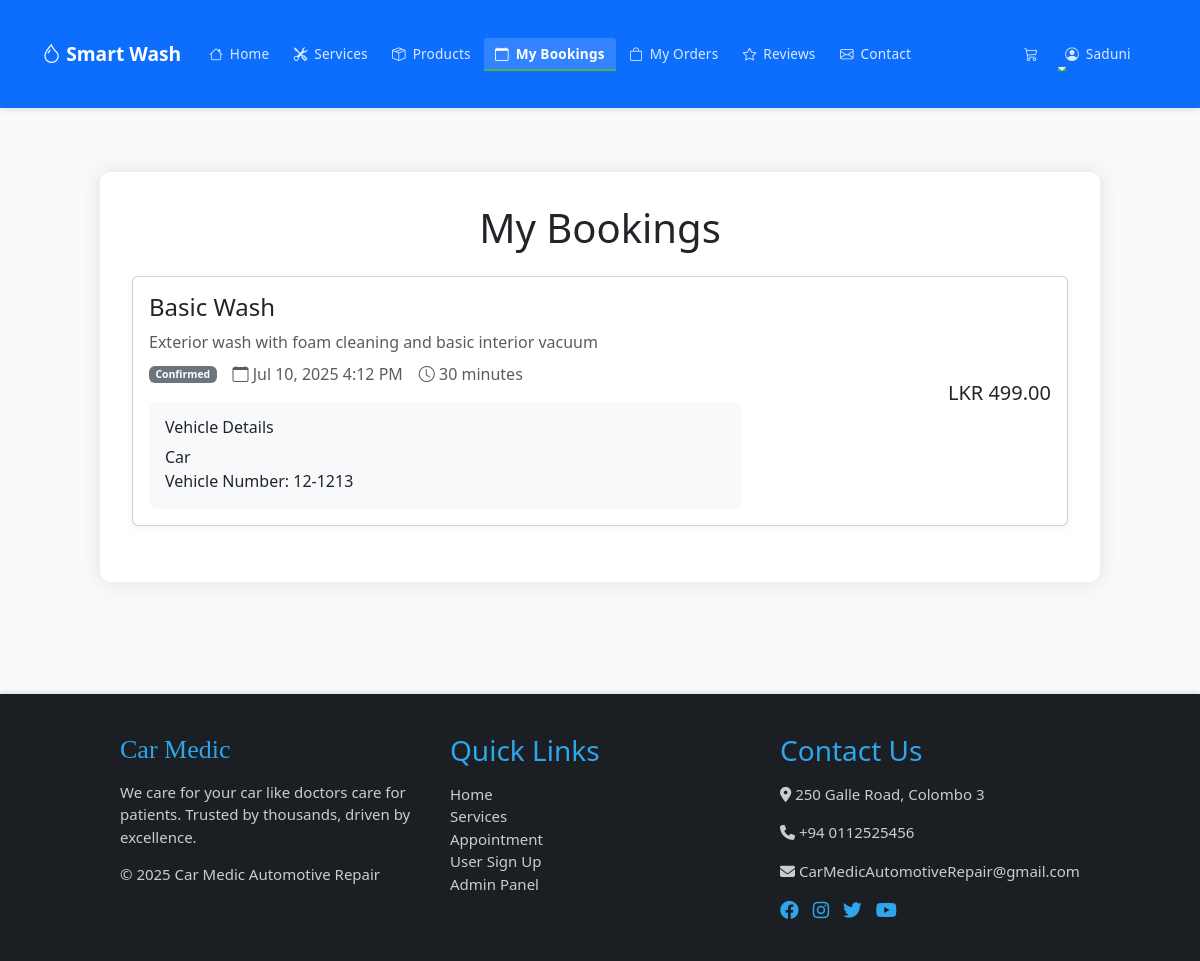
Page /customer/bookings.php (signed in) on the committed database.
### tables this page shows
CREATE TABLE `bookings` (
  `id` int(11) NOT NULL,
  `customer_id` int(11) NOT NULL,
  `service_id` int(11) NOT NULL,
  `amount` decimal(10,2) NOT NULL,
  `staff_id` int(11) DEFAULT NULL,
  `booking_date` date NOT NULL,
  `booking_time` time NOT NULL,
  `vehicle_type` enum('car','suv','van','bike') NOT NULL,
  `vehicle_number` varchar(20) NOT NULL,
  `status` enum('pending','confirmed','in_progress','completed','cancelled') DEFAULT 'pending',
  `payment_status` enum('pending','paid','cancelled') DEFAULT 'pending',
  `payment_method` enum('cash','card','upi') DEFAULT 'cash',
  `amount_paid` decimal(10,2) DEFAULT NULL,
  `payment_date` timestamp NULL DEFAULT NULL,
  `notes` text DEFAULT NULL,
  `completed_at` timestamp NULL DEFAULT NULL,
  `created_at` timestamp NOT NULL DEFAULT current_timestamp(),
  `updated_at` timestamp NOT NULL DEFAULT current_timestamp() ON UPDATE current_timestamp()
);

CREATE TABLE `services` (
  `id` int(11) NOT NULL,
  `name` varchar(255) NOT NULL,
  `description` text DEFAULT NULL,
  `price` decimal(10,2) NOT NULL,
  `duration` int(11) NOT NULL COMMENT 'Duration in minutes',
  `vehicle_types` longtext DEFAULT NULL COMMENT 'Array of supported vehicle types' CHECK (json_valid(`vehicle_types`)),
  `status` enum('active','inactive') DEFAULT 'active',
  `image_url` varchar(255) DEFAULT NULL,
  `created_at` timestamp NOT NULL DEFAULT current_timestamp(),
  `updated_at` timestamp NOT NULL DEFAULT current_timestamp() ON UPDATE current_timestamp()
);

### customer/bookings.php (the view, shortened to what this page needs)
<?php
$bookings = array();
try {
    $db = new Database();
    $conn = $db->getConnection();
    $stmt = $conn->prepare("
        SELECT
            b.*,
            s.name as service_name,
            s.description as service_description,
            s.duration as service_duration
        FROM bookings b
        LEFT JOIN services s ON b.service_id = s.id
        WHERE b.customer_id = ?
        ORDER BY b.booking_date DESC, b.booking_time DESC
    ");
    $stmt->bind_param("i", $_SESSION['customer_id']);
    $stmt->execute();
    $result = $stmt->get_result();
    while ($booking = $result->fetch_assoc()) {
        $bookings[] = $booking;
    }
} catch (Exception $e) {
    error_log("Bookings error: " . $e->getMessage());
    $error = "An error occurred while fetching your bookings.";
}
function getStatusBadgeClass($status) {
    switch ($status) {
        default:
            return 'bg-secondary';
    }
}
?>
<!DOCTYPE html>
<html lang="en">
<head>
    <link href="https://cdn.jsdelivr.net/npm/bootstrap@5.3.0/dist/css/bootstrap.min.css" rel="stylesheet">
    <link href="https://cdn.jsdelivr.net/npm/bootstrap-icons@1.10.0/font/bootstrap-icons.css" rel="stylesheet">
    <link rel="stylesheet" href="https://cdnjs.cloudflare.com/ajax/libs/font-awesome/6.4.0/css/all.min.css">
    <link rel="stylesheet" href="customer.css">
</head>
<body class="bg-light">
    <?php include('customer-navbar.php'); ?>
    <div class="container">
        <div class="bookings-container">
            <h1 class="text-center mb-4">My Bookings</h1>
            <?php if (empty($bookings)): ?>
                <div class="text-center py-5">
                    <i class="bi bi-calendar-x display-1 text-muted"></i>
                    <h3 class="mt-3">No Bookings Found</h3>
                    <p class="text-muted">You haven't made any bookings yet.</p>
                    <a href="services.php" class="btn btn-primary mt-3">
                        <i class="bi bi-plus-circle"></i> Book a Service
                    </a>
                </div>
            <?php else: ?>
                <?php foreach ($bookings as $booking): ?>
                    <div class="card booking-card">
                        <div class="card-body">
                            <div class="row align-items-center">
                                <div class="col-md-8">
                                    <h4><?php echo htmlspecialchars($booking['service_name']); ?></h4>
                                    <p class="text-muted mb-2"><?php echo htmlspecialchars($booking['service_description']); ?></p>
                                    <div class="d-flex align-items-center gap-3 mb-3">
                                        <span class="badge <?php echo getStatusBadgeClass($booking['status']); ?>">
                                            <?php echo ucfirst($booking['status']); ?>
                                        </span>
                                        <span class="text-muted">
                                            <i class="bi bi-calendar"></i>
                                            <?php
                                                $date = new DateTime($booking['booking_date'] . ' ' . $booking['booking_time']);
                                                echo $date->format('M j, Y g:i A');
                                            ?>
                                        </span>
                                        <span class="text-muted">
                                            <i class="bi bi-clock"></i>
                                            <?php echo $booking['service_duration']; ?> minutes
                                        </span>
                                    </div>
                                    <div class="vehicle-info">
                                        <h6 class="mb-2">Vehicle Details</h6>
                                        <p class="mb-0">
                                            <?php echo ucfirst($booking['vehicle_type']); ?><br>
                                            Vehicle Number: <?php echo strtoupper($booking['vehicle_number']); ?>
                                        </p>
                                    </div>
                                </div>
                                <div class="col-md-4 text-md-end mt-3 mt-md-0">
                                    <h5 class="mb-3">LKR <?php echo number_format($booking['amount'], 2); ?></h5>
                                </div>
                            </div>
                        </div>
                    </div>
                <?php endforeach; ?>
            <?php endif; ?>
        </div>
    </div>
    <footer style="background-color: #1b1f23; color: #ccc; padding: 40px 10%; display: flex; flex-wrap: wrap; justify-content: space-between; gap: 30px; font-size: 15px;">
        <div style="flex: 1; min-width: 200px;">
            <h2 style="color: #2FA5EB; font-family: 'Forte', cursive; font-size: 26px;">Car Medic</h2>
            <p style="margin: 15px 0;">We care for your car like doctors care for patients. Trusted by thousands, driven by excellence.</p>
            <p>&copy; 2025 Car Medic Automotive Repair</p>
        </div>
        <div style="flex: 1; min-width: 200px;">
            <h3 style="color: #2FA5EB; margin-bottom: 15px;">Quick Links</h3>
            <ul style="list-style: none; padding: 0;">
                <li><a href="home.php" style="color: #ccc; text-decoration: none;">Home</a></li>
                <li><a href="services.php" style="color: #ccc; text-decoration: none;">Services</a></li>
                <li><a href="book_service.php" style="color: #ccc; text-decoration: none;">Appointment</a></li>
                <li><a href="register.php" style="color: #ccc; text-decoration: none;">User Sign Up</a></li>
                <li><a href="../Sample/admin-login.php" style="color: #ccc; text-decoration: none;">Admin Panel</a></li>
            </ul>
        </div>
        <div style="flex: 1; min-width: 200px;">
            <h3 style="color: #2FA5EB; margin-bottom: 15px;">Contact Us</h3>
            <p><i class="fas fa-map-marker-alt"></i> 250 Galle Road, Colombo 3</p>
            <p><i class="fas fa-phone"></i> +94 0112525456</p>
            <p><i class="fas fa-envelope"></i> CarMedicAutomotiveRepair@gmail.com</p>
            <div style="margin-top: 15px;">
                <a href="#" style="color: #2FA5EB; margin-right: 10px;"><i class="fab fa-facebook fa-lg"></i></a>
                <a href="#" style="color: #2FA5EB; margin-right: 10px;"><i class="fab fa-instagram fa-lg"></i></a>
                <a href="#" style="color: #2FA5EB; margin-right: 10px;"><i class="fab fa-twitter fa-lg"></i></a>
                <a href="#" style="color: #2FA5EB;"><i class="fab fa-youtube fa-lg"></i></a>
            </div>
        </div>
    </footer>
</body>
</html>

### customer/customer.css (style rules this page uses)
:root { --primary-color: #4CAF50; --primary-dark: #388E3C; --primary-light: #A5D6A7; --secondary-color: #8BC34A; --accent-color: #FF5722; --text-color: #333333; --text-light: #666666; --text-lighter: #999999; --bg-color: #FFFFFF; --bg-light: #F9F9F9; --border-color: #EEEEEE; }
body { font-family: 'Poppins', 'Segoe UI', Roboto, Arial, sans-serif; color: var(--text-color); background-color: var(--bg-light); line-height: 1.6; }
h1, h2, h3, h4, h5, h6 { font-weight: 600; color: var(--text-color); }
a { color: var(--primary-color); text-decoration: none; transition: color 0.3s ease; }
.container { max-width: 1200px; margin: 0 auto; padding: 0 15px; }
.card { position: relative; display: flex; flex-direction: column; min-width: 0; word-wrap: break-word; background-color: var(--bg-color); background-clip: border-box; border: 1px solid var(--border-color); border-radius: 0.25rem; box-shadow: 0 2px 10px rgba(0, 0, 0, 0.05); transition: all 0.3s ease; }
.card-body { flex: 1 1 auto; padding: 1.25rem; }
.bg-light { background-color: var(--bg-light) !important; }
body { background-color: #f8f9fa; font-family: 'Segoe UI', Tahoma, Geneva, Verdana, sans-serif; }
.card { border: none; border-radius: 8px; overflow: hidden; transition: box-shadow 0.3s, transform 0.3s; }
.card-body { padding: 1.25rem; }
.badge { padding: 0.5em 0.75em; font-weight: 500; border-radius: 4px; }
.container { padding-top: 2rem; padding-bottom: 2rem; }
footer { background-color: #fff; padding: 2rem 0; margin-top: 3rem; box-shadow: 0 -2px 4px rgba(0,0,0,0.1); }

### customer/bookings.php (style rules this page uses)
.bookings-container { max-width: 1000px; margin: 2rem auto; padding: 2rem; background: white; border-radius: 10px; box-shadow: 0 0 20px rgba(0, 0, 0, 0.1); }
.booking-card { border: none; border-radius: 10px; box-shadow: 0 2px 10px rgba(0, 0, 0, 0.05); margin-bottom: 1.5rem; transition: transform 0.2s; }
.vehicle-info { background-color: #f8f9fa; padding: 1rem; border-radius: 8px; margin-top: 1rem; }

### customer/customer-navbar.php (style rules this page uses)
.container { max-width: 1140px; }
.badge { font-size: 0.65rem; padding: 0.2rem 0.4rem; }

### rows in the picture
bookings: service.name "Basic Wash", service.description "Exterior wash with foam cleaning and basic interior vacuum", status "Confirmed", $date->format('M j, Y g:i A') "Jul 10, 2025 4:12 PM", service.duration "30", vehicle_type "Car", vehicle_number "12-1213", amount "499.00"

### other values in the picture
$_SESSION['customer_name'] "Saduni"
